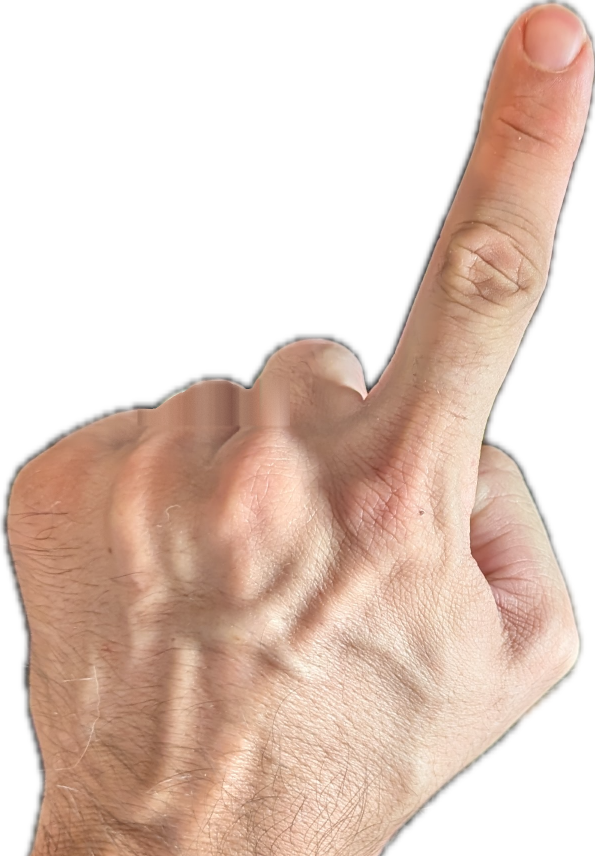
#> input picture doigts/detoures-nettoyes/index_gauche.png, 1190 x 1712 px (shown at 1/2 size); its folder holds 4 pictures in this run
$ python recadrage.py
#> lines starting #> are read from the running program, lines starting #| are printed output that depends on the picture
#!/usr/bin/env python3
"""
Recadrage COMMUN des quatre photos de doigts (feedback F4, points 10 et 7).

Les quatre prises de vue n'ont ni la même échelle, ni le même angle : brutes,
la pastille « index gauche » montre un avant-bras et « pouce droit » un poing.
On ramène ici les quatre à un cadre carré unique :

  - échelle : le côté du carré vaut `cote` fois la LARGEUR DE MAIN mesurée sur
    la boîte alpha, si bien que les quatre mains occupent la même surface ;
  - cadrage : le carré est centré sur le doigt actif (`centre`, en fraction de
    la boîte alpha), pas sur la masse de la main ;
  - fond : transparent, aucune bordure ajoutée.

Usage : python3 doigts/recadrage.py
"""
from pathlib import Path
from PIL import Image

RACINE = Path(__file__).resolve().parent
SOURCES = RACINE / 'detoures-nettoyes'
SORTIE = RACINE.parent / 'public' / 'doigts'
TAILLE = 256  # 1x ; le @2x fait le double

# centre (x, y) et côté du carré, en fractions de la boîte alpha (largeur).
CADRES = {
    'index_gauche': dict(centre=(0.68, 0.32), cote=1.14),
    'index_droit': dict(centre=(0.32, 0.32), cote=1.14),
    'pouce_gauche': dict(centre=(0.70, 0.44), cote=0.87),
    'pouce_droit': dict(centre=(0.30, 0.44), cote=0.87),
}


def recadrer(nom: str, centre, cote) -> None:
#> called with nom = 'index_gauche', centre = (0.68, 0.32), cote = 1.14
    src = Image.open(SOURCES / f'{nom}.png').convert('RGBA')
#> src is the input picture: PIL image 1190x1712 RGBA; mean R, G, B, A 109.3, 87.1, 75.3, 135.5
    boite = src.getbbox()
#> boite = (0, 0, 1190, 1712)
    if boite is None:
        raise SystemExit(f'{nom} : image vide')
    gx, hy, dx, by = boite
#> gx = 0; hy = 0; dx = 1190; by = 1712
    largeur, hauteur = dx - gx, by - hy
#> largeur = 1190; hauteur = 1712
    side = int(largeur * cote)
#> side = 1356
    cx = gx + centre[0] * largeur
#> cx = 809.2
    cy = hy + centre[1] * hauteur
#> cy = 547.8
    carre = src.crop(
        (int(cx - side / 2), int(cy - side / 2), int(cx + side / 2), int(cy + side / 2))
    )
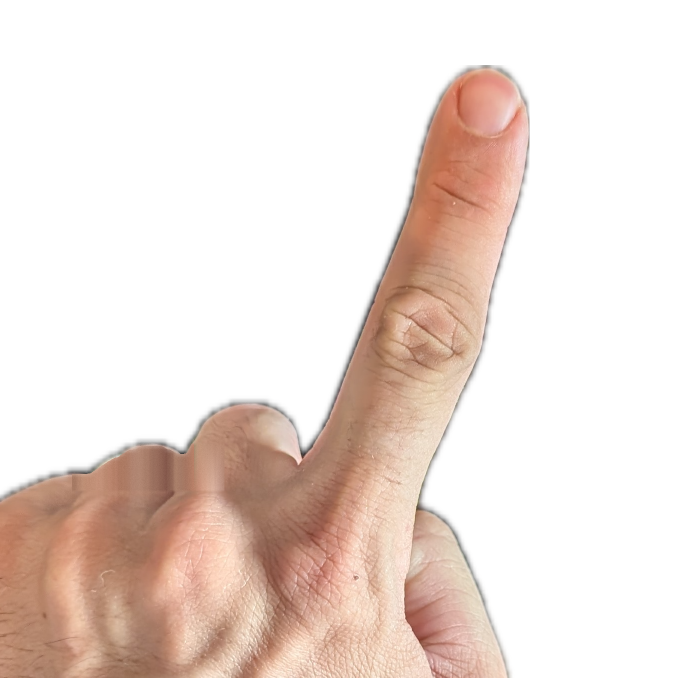
#> carre: PIL image 1356x1355 RGBA (shown at 1/2 size); mean R, G, B, A 65.8, 51.3, 44.3, 82.6; transparent parts drawn white
    for suffixe, taille in (('', TAILLE), ('@2x', TAILLE * 2)):
        carre.resize((taille, taille), Image.LANCZOS).save(
            SORTIE / f'{nom}{suffixe}.png', optimize=True
        )
#> this loop made 2 passes
#> pass 1, in recadrer, `carre.resize((taille, taille), Image.LANCZOS).save( SORTIE / f'{nom}{s..`:
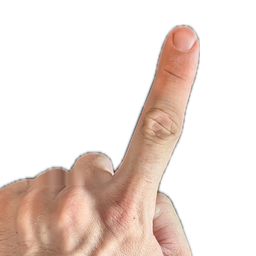
#> saved as index_gauche.png: PIL image 256x256 RGBA; mean R, G, B, A 65.9, 51.4, 44.3, 82.6; transparent parts drawn white
    print(f'{nom} : boîte {largeur}×{hauteur} → carré {side}px centré ({int(cx)}, {int(cy)})')
#| index_gauche : boîte 1190×1712 → carré 1356px centré (809, 547)


if __name__ == '__main__':
    SORTIE.mkdir(parents=True, exist_ok=True)
    for nom, cadre in CADRES.items():
        recadrer(nom, **cadre)
#> pass 2 of the loop `for nom, cadre in CADRES.items():`:
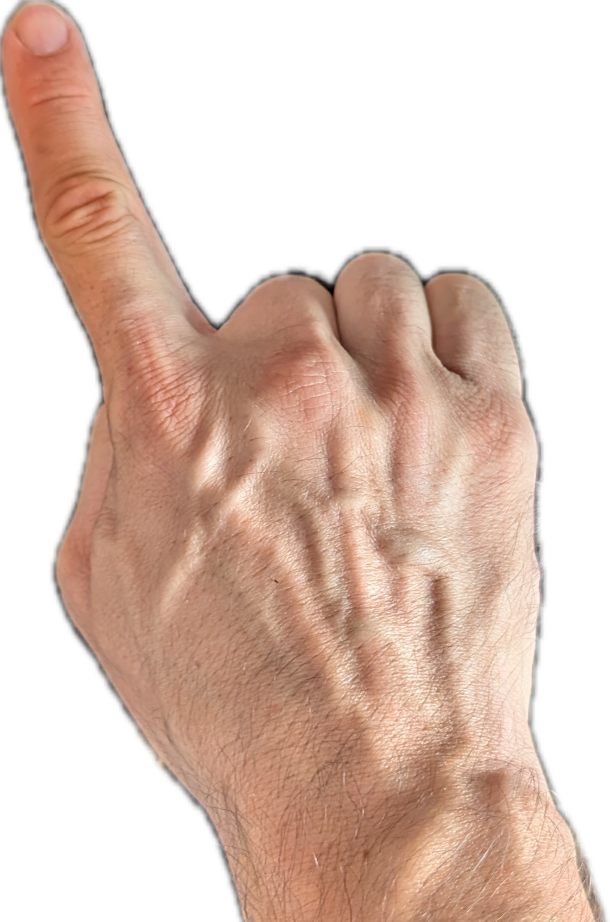
#> input picture doigts/detoures-nettoyes/index_droit.png, 1219 x 1843 px (shown at 1/2 size)
#> in recadrer, src is the input picture: PIL image 1219x1843 RGBA; mean R, G, B, A 105.5, 81.3, 69.2, 135.8
#> boite = (0, 0, 1219, 1843)
#> dx = 1219; by = 1843
#> largeur = 1219; hauteur = 1843
#> side = 1389
#> cx = 390.1
#> cy = 589.8
#> carre: PIL image 1388x1388 RGBA
#> the loop in recadrer (call 2), `for suffixe, taille in (('', TAILLE), ('@2x', TAILLE * 2)):` made 2 passes
#> pass 1, in recadrer (call 2), `carre.resize((taille, taille), Image.LANCZOS).save( SORTIE / f'{nom}{s..`:
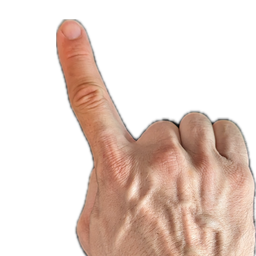
#> saved as index_droit.png: PIL image 256x256 RGBA; mean R, G, B, A 78.4, 60.2, 51.5, 101.4; transparent parts drawn white
#> pass 2, in recadrer (call 2), `carre.resize((taille, taille), Image.LANCZOS).save( SORTIE / f'{nom}{s..`:
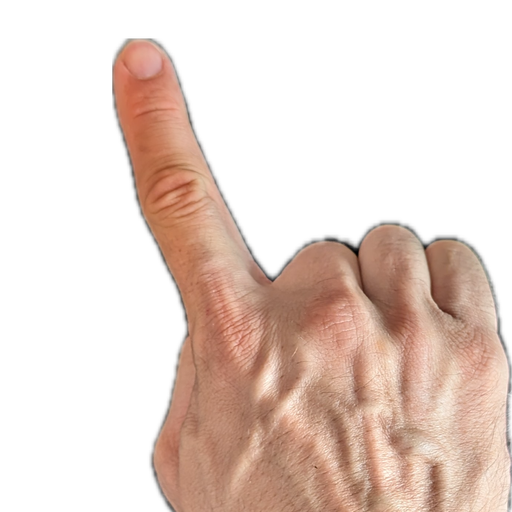
#> saved as index_droit@2x.png: PIL image 512x512 RGBA; mean R, G, B, A 78.3, 60, 51.3, 101.4; transparent parts drawn white
#| index_droit : boîte 1219×1843 → carré 1389px centré (390, 589)
#> pass 3 of the loop `for nom, cadre in CADRES.items():`:
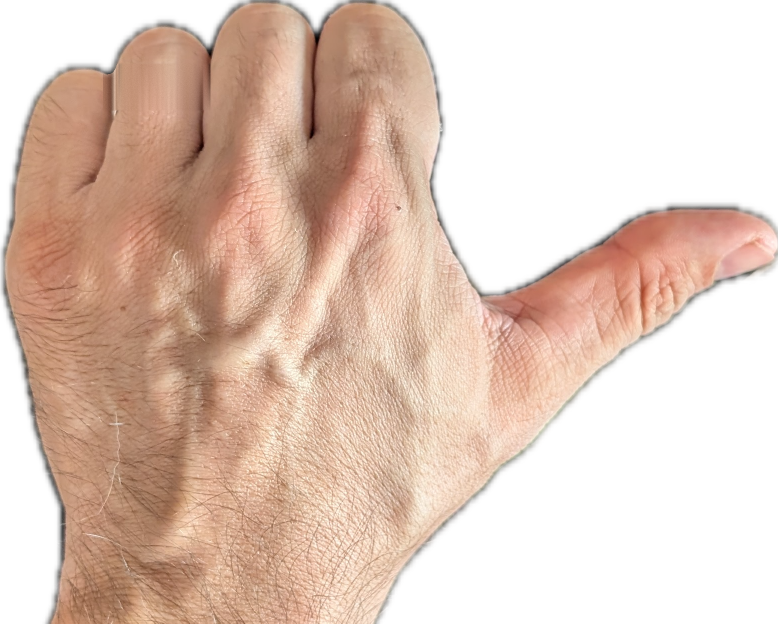
#> input picture doigts/detoures-nettoyes/pouce_gauche.png, 1556 x 1247 px (shown at 1/2 size)
#> in recadrer, src is the input picture: PIL image 1556x1247 RGBA; mean R, G, B, A 120.2, 95.5, 81.6, 148.9
#> boite = (0, 0, 1556, 1247)
#> dx = 1556; by = 1247
#> largeur = 1556; hauteur = 1247
#> side = 1353
#> cx = 1089.2
#> cy = 548.7
#> in recadrer (call 3), `carre = src.crop( (int(cx - side / 2), int(cy - side / 2), int(cx + si..`:
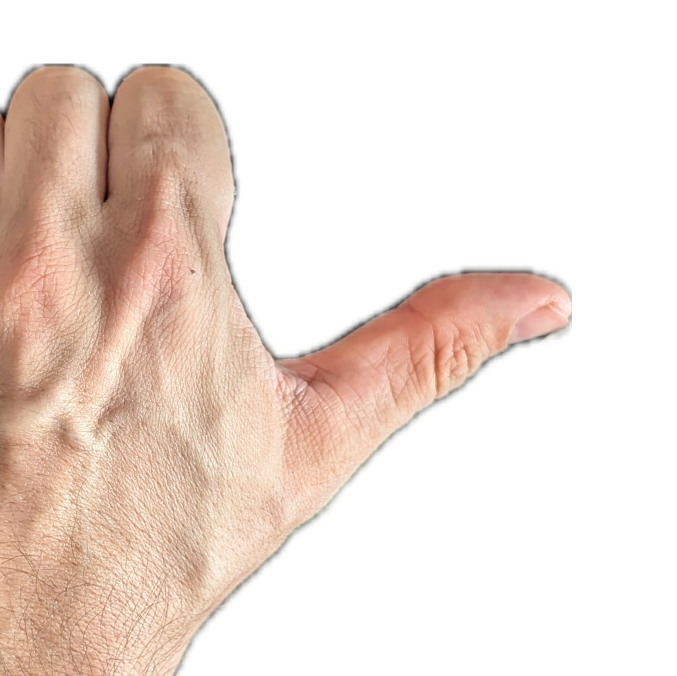
#> carre: PIL image 1353x1352 RGBA (shown at 1/2 size); mean R, G, B, A 86.1, 70.2, 61.2, 101.3; transparent parts drawn white
#> the loop in recadrer (call 3), `for suffixe, taille in (('', TAILLE), ('@2x', TAILLE * 2)):` made 2 passes
#> pass 1, in recadrer (call 3), `carre.resize((taille, taille), Image.LANCZOS).save( SORTIE / f'{nom}{s..`:
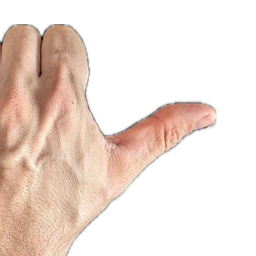
#> saved as pouce_gauche.png: PIL image 256x256 RGBA; mean R, G, B, A 86.1, 70.2, 61.3, 101.3; transparent parts drawn white
#| pouce_gauche : boîte 1556×1247 → carré 1353px centré (1089, 548)
#> the loop made 4 passes; the first 3 are shown
